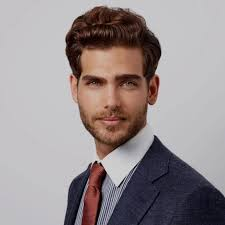
#> input picture download.jpg, 225 x 225 px
$ python prac10.py
#> lines starting #> are read from the running program, lines starting #| are printed output that depends on the picture
import cv2
import numpy as np
# Image Airthmetics

img= cv2.imread("download.jpg")
#> img is the input picture: shape (225, 225, 3); mean B, G, R 144.2, 143.1, 152.4
cv2.imshow("Orgnal", img)

cv2.waitKey(0)
M=np.ones(img.shape, dtype="uint8") *150

# Alternate method for matrix
# M1=np.zeros(img.shape, dtype="uint8") + 150

added=cv2.add(img, M)
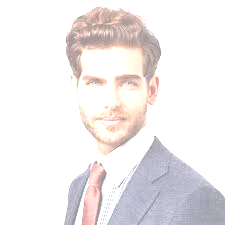
#> added: shape (225, 225, 3); mean B, G, R 236.6, 236.1, 240.4
cv2.imshow("Added", added)

substracted=cv2.subtract(img, M)
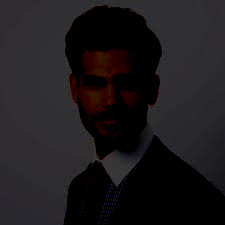
#> substracted: shape (225, 225, 3); mean B, G, R 28.5, 27.1, 29.7
cv2.imshow("Substracted", substracted)

mul=cv2.multiply(img, M)
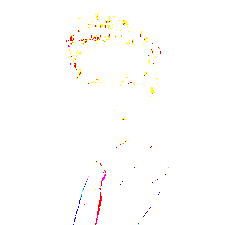
#> mul: shape (225, 225, 3); mean B, G, R 252.9, 253.8, 254.8
cv2.imshow("Mul", mul)

cv2.waitKey(0)
cv2.destroyAllWindows()
